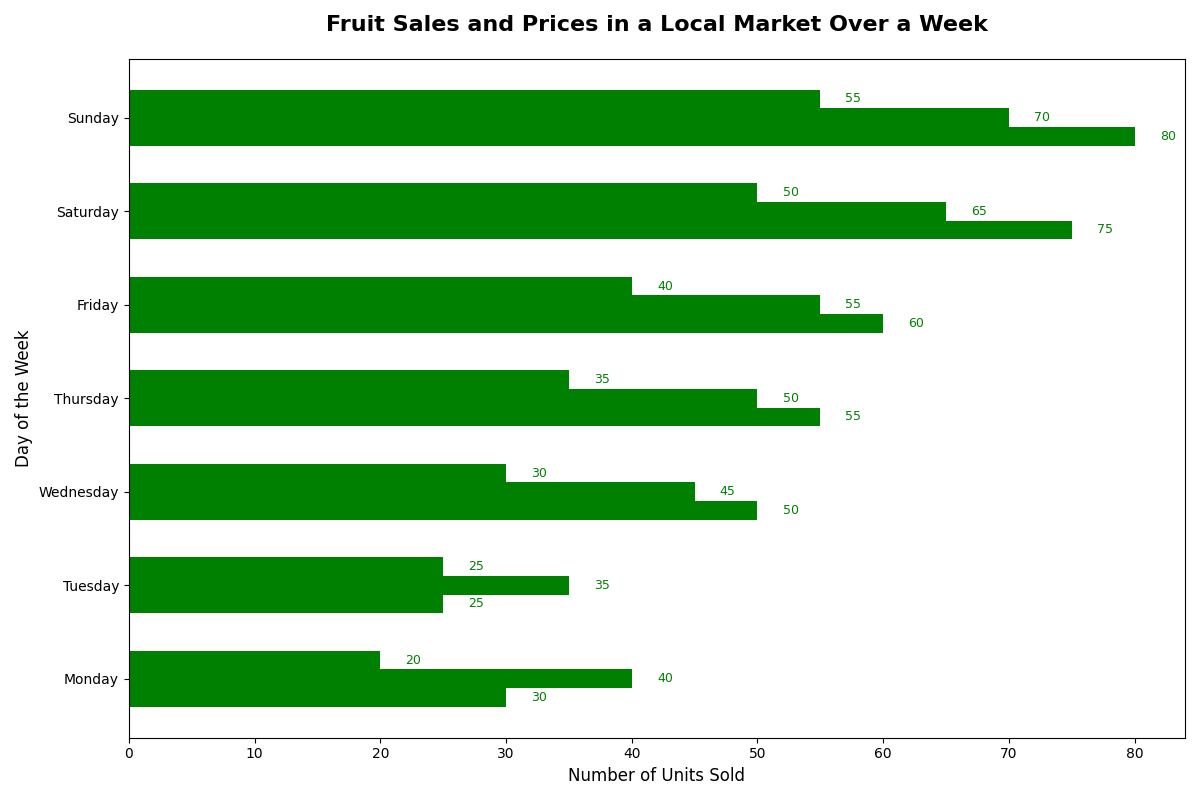

Write Python code to recreate this figure.
import matplotlib.pyplot as plt
import numpy as np

days = ['Monday', 'Tuesday', 'Wednesday', 'Thursday', 'Friday', 'Saturday', 'Sunday']

apples_sales = [30, 25, 50, 55, 60, 75, 80]
bananas_sales = [40, 35, 45, 50, 55, 65, 70]
oranges_sales = [20, 25, 30, 35, 40, 50, 55]

fig, ax1 = plt.subplots(figsize=(12, 8))

y_indexes = np.arange(len(days))
height = 0.2
bar_color = 'green'

ax1.barh(y_indexes - height, apples_sales, height=height, color=bar_color)
ax1.barh(y_indexes, bananas_sales, height=height, color=bar_color)
ax1.barh(y_indexes + height, oranges_sales, height=height, color=bar_color)

ax1.set_title('Fruit Sales and Prices in a Local Market Over a Week', fontsize=16, fontweight='bold', pad=20)
ax1.set_ylabel('Day of the Week', fontsize=12)
ax1.set_xlabel('Number of Units Sold', fontsize=12)

ax1.set_yticks(y_indexes)
ax1.set_yticklabels(days)

for i, sales in enumerate(apples_sales):
    ax1.text(apples_sales[i] + 2, i - height, f'{apples_sales[i]}', va='center', fontsize=9, color=bar_color)
for i, sales in enumerate(bananas_sales):
    ax1.text(bananas_sales[i] + 2, i, f'{bananas_sales[i]}', va='center', fontsize=9, color=bar_color)
for i, sales in enumerate(oranges_sales):
    ax1.text(oranges_sales[i] + 2, i + height, f'{oranges_sales[i]}', va='center', fontsize=9, color=bar_color)

plt.tight_layout()
plt.show()
